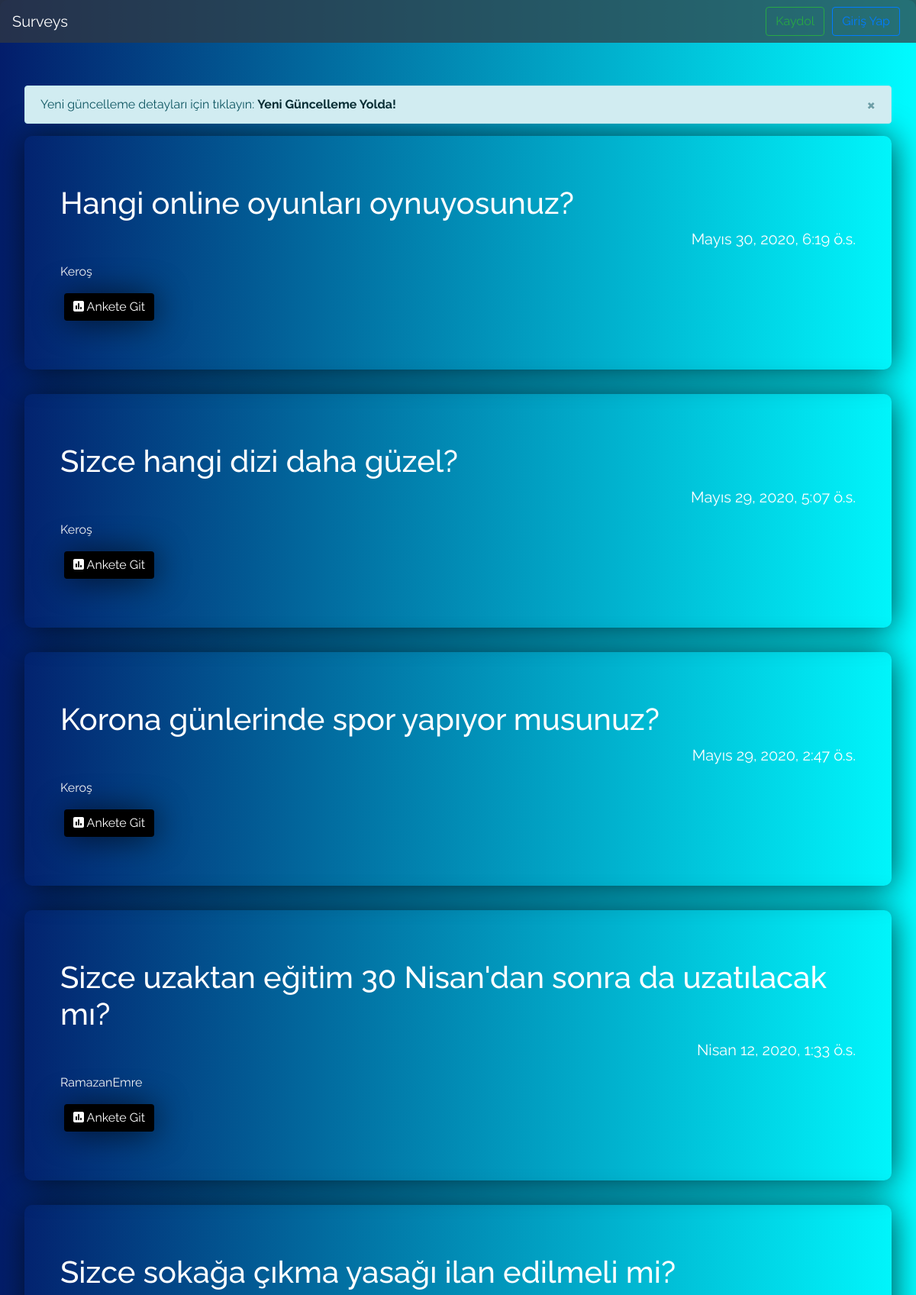
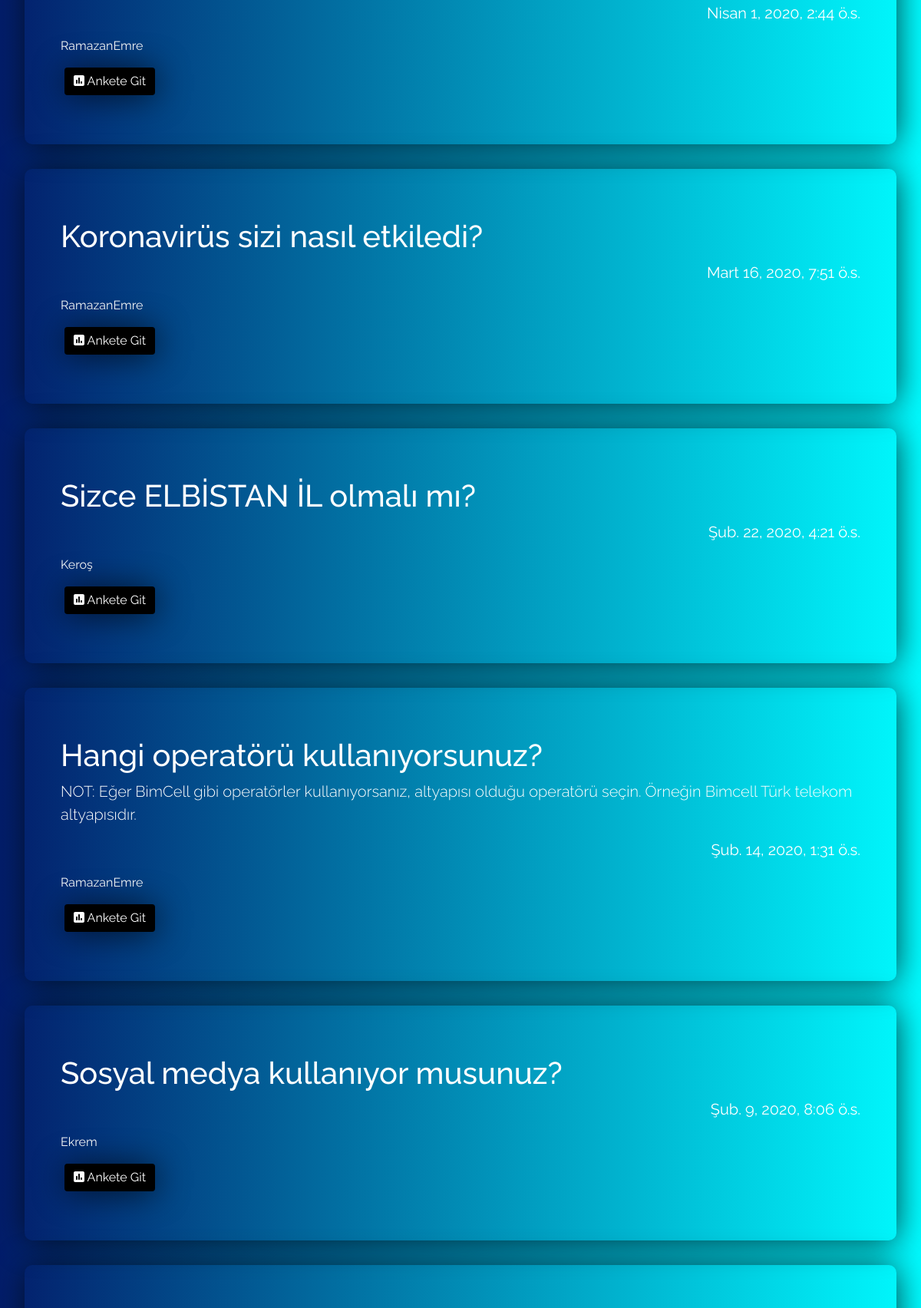
Screenshot of /polls// (upper part) with the database file from the repository (2 pictures, top to bottom).
### polls/models.py (models this page shows, shortened)
class Alert(models.Model):
    title = models.CharField("Başlık", max_length=200)
    url = models.CharField(
        "URL",
        help_text=_(
            'Başında / olmadan URL\'i yazın.'
        ),
        max_length=200
    )
    text = models.CharField('Metin', max_length=500)
    is_active = models.BooleanField("Aktif", default=True)
    class Meta:
        verbose_name = "Uyarı"
        verbose_name_plural = "Uyarılar"

class Poll(models.Model):
    title = models.CharField(max_length=200, verbose_name="Başlık", unique=True)
    author = models.ForeignKey(User, on_delete=models.CASCADE)
    date = models.DateTimeField(default=now, verbose_name="Tarih")
    explanation = models.TextField(verbose_name="Açıklama", null=True, blank=True)
    slug = models.SlugField(unique=True, editable=False, max_length=130)
    choices = models.ManyToManyField(Choice, verbose_name="Seçenekler")
    comments = models.ManyToManyField(Comment, verbose_name="Yorumlar", blank=True)
    def get_absolute_url(self):
        return reverse("polls:detail", kwargs={"slug": self.slug})
    class Meta:
        verbose_name = "Anket"
        verbose_name_plural = "Anketler"
        ordering = ["-date"]

### accounts/models.py (models this page shows, shortened)
class User(DefUser):
    is_active = models.BooleanField(
        _('active'),
        default=True,
    )
    email = models.EmailField(
        _("email address"),
        unique=True,
    )
    rank = models.PositiveSmallIntegerField('Rütbe', default=1)
    score = models.PositiveSmallIntegerField('Puan', default=0)

### polls/views.py (the view)
# urls.py: url(r'/', views.index, name="surveys"),
def index(request):
    query = request.GET.get("q")
    polls = models.Poll.objects.all()
    alerts = models.Alert.objects.filter(is_active=True)
    if query:
        polls = polls.filter(
            Q(title__icontains=query) |
            Q(explanation__icontains=query)
        ).distinct()
    context = {
        "polls": polls,
        "alerts": alerts,
    }
    return render(request, "index.html", context=context)

### pages/context_processor.py (called while the page is built)
def func(request):
    datas = Page.objects.filter(is_it_in_navbar=True)
    context = dict(
        NAV_PAGES=datas,
    )
    return context

### templates/index.html (shortened to what this page needs)
{% extends 'base.html' %}
{% block content %}
{% if user.is_authenticated %}
{% include 'auth_navbar.html' %}
{% else %}
{% include 'defnavbar.html' %}
{% endif %}
<br> <br>
{% if alerts %}
{% for i in alerts %}
<div class="alert alert-info alert-dismissible fade show" role="alert">
  {{ i.text }} <a class="alert-link" href="/{{ i.url }}">{{ i.title }}</a>
  <button type="button" class="close" data-dismiss="alert" aria-label="Close">
    <span aria-hidden="true">&times;</span>
  </button>
</div>
{% endfor %}
{% endif %}
{% if polls %}
{% for poll in polls %}
<div class="jumbotron text-white bg-transparent">
  <div class="container">
    <h1 class="display-5">{{ poll.title }}</h1>
    {% if poll.explanation %}
    <p class="lead">{{ poll.explanation }}</p>
    {% endif %}
    <p class="date">{{ poll.date }}</p>
    {% if poll.author.rank == 1 %}
    <p class="author-1" onclick="gouser('{{ poll.author.get_absolute_url }}');">{{ poll.author.username }}</p>
    {% elif poll.author.rank == 2 %}
    <p class="author-2" onclick="gouser('{{ poll.author.get_absolute_url }}');">{{ poll.author.username }}</p>
    {% elif poll.author.rank == 3 %}
    <p class="author-3" onclick="gouser('{{ poll.author.get_absolute_url }}');">{{ poll.author.username }}</p>
    {% elif poll.author.rank == 4 %}
    <p class="author-4" onclick="gouser('{{ poll.author.get_absolute_url }}');">{{ poll.author.username }}</p>
    {% elif poll.author.rank == 5 %}
    <p class="author-5" onclick="gouser('{{ poll.author.get_absolute_url }}');"><i class="fas fa-crown"></i> {{ poll.author.username }}</p>
    {% elif poll.author.rank == 6 %}
    <p class="author-6" onclick="gouser('{{ poll.author.get_absolute_url }}');"><i class="fas fa-crown"></i> {{ poll.author.username }} <i class="fas fa-crown"></i></p>
    {% endif %}
    <a href="{{ poll.get_absolute_url }}">
      <button class="btn btn-black" type="button"> <i class="fas fa-poll"></i> Ankete Git</button>
    </a>
  </div>
</div>
{% endfor %}
{% endif %}
{% endblock %}

### rows the page displays
Alert: text "Yeni güncelleme detayları için tıklayın:", title "Yeni Güncelleme Yolda!"
Poll: title "Hangi online oyunları oynuyosunuz?", date "Mayıs 30, 2020, 6:19 ö.s.", author.username "Keroş"
Poll: title "Sizce hangi dizi daha güzel?", date "Mayıs 29, 2020, 5:07 ö.s.", author.username "Keroş"
Poll: title "Korona günlerinde spor yapıyor musunuz?", date "Mayıs 29, 2020, 2:47 ö.s.", author.username "Keroş"
Poll: title "Sizce uzaktan eğitim 30 Nisan'dan sonra da uzatılacak mı?", date "Nisan 12, 2020, 1:33 ö.s.", author.username "RamazanEmre"
Poll: title "Sizce sokağa çıkma yasağı ilan edilmeli mi?", date "Nisan 1, 2020, 2:44 ö.s.", author.username "RamazanEmre"
Poll: title "Koronavirüs sizi nasıl etkiledi?", date "Mart 16, 2020, 7:51 ö.s.", author.username "RamazanEmre"
Poll: title "Sizce ELBİSTAN İL olmalı mı?", date "Şub. 22, 2020, 4:21 ö.s.", author.username "Keroş"
Poll: title "Hangi operatörü kullanıyorsunuz?", explanation "NOT: Eğer BimCell gibi operatörler kullanıyorsanız, altyapısı olduğu operatörü seçin. Örneğin Bimcell Türk telekom altyapısıdır.", date "Şub. 14, 2020, 1:31 ö.s.", author.username "RamazanEmre"
Poll: title "Sosyal medya kullanıyor musunuz?", date "Şub. 9, 2020, 8:06 ö.s.", author.username "Ekrem"
